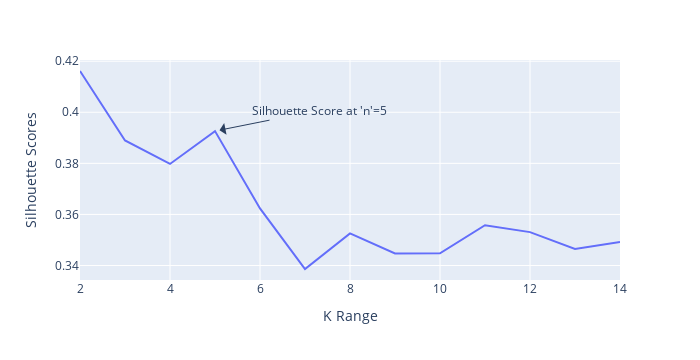

The notebook cell saved with this chart:
### Markdown cell above
## Plotting Silhouette Score for Verification

### Code cell
s_graph=px.line(x=range(2,15),y=s_score).update_layout(xaxis_title="K Range",yaxis_title="Silhouette Scores",width=700).add_annotation(x=5.1,y=0.393,showarrow=True,arrowhead=1,arrowsize=2,ax=100,ay=-20,text="Silhouette Score at 'n'=5")
s_graph.show()

### Figure 1 — Plotly figure (JSON) as saved in the notebook; plotly's stock layout.template omitted (floating-point values rounded to 4 significant figures)
{"data": [{"hovertemplate": "x=%{x}<br>y=%{y}<extra></extra>", "legendgroup": "", "line": {"color": "#636efa", "dash": "solid"}, "marker": {"symbol": "circle"}, "mode": "lines", "name": "", "orientation": "v", "showlegend": false, "type": "scatter", "x": [2, 3, 4, 5, 6, 7, 8, 9, 10, 11, 12, 13, 14], "xaxis": "x", "y": [0.4162, 0.389, 0.3798, 0.3926, 0.3623, 0.3386, 0.3526, 0.3447, 0.3448, 0.3558, 0.3531, 0.3465, 0.3492], "yaxis": "y"}], "layout": {"annotations": [{"arrowhead": 1, "arrowsize": 2, "ax": 100, "ay": -20, "showarrow": true, "text": "Silhouette Score at 'n'=5", "x": 5.1, "y": 0.393}], "height": 360, "legend": {"tracegroupgap": 0}, "margin": {"t": 60}, "width": 700, "xaxis": {"anchor": "y", "autorange": true, "domain": [0, 1], "range": [2, 14], "title": {"text": "K Range"}, "type": "linear"}, "yaxis": {"anchor": "x", "autorange": true, "domain": [0, 1], "range": [0.3343, 0.4205], "title": {"text": "Silhouette Scores"}, "type": "linear"}}}
